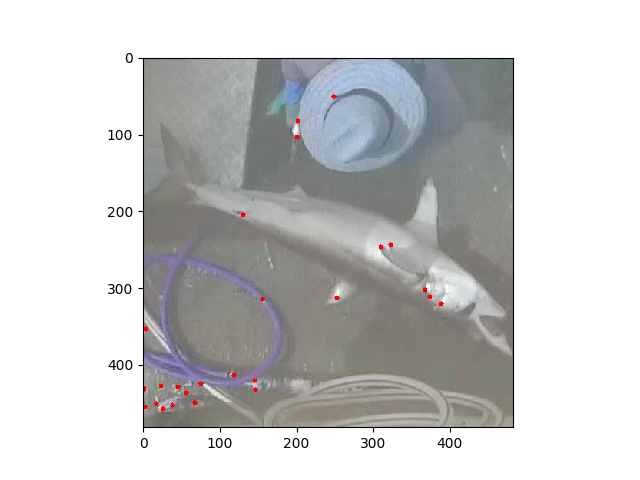

Write the Python code that produced this figure.
import cv2
import matplotlib.pyplot as plt
import numpy as np

img = cv2.imread('img_07473.jpg')

gray = cv2.cvtColor(img,cv2.COLOR_BGR2GRAY)
#gray = np.float32(gray)

corners = cv2.goodFeaturesToTrack(gray,25,0.01,10)
corners = np.int0(corners)

for i in corners:
    x,y = i.ravel()
    cv2.circle(img,(x,y),3,255,-1)

plt.imshow(img)
plt.savefig("corners.png")
